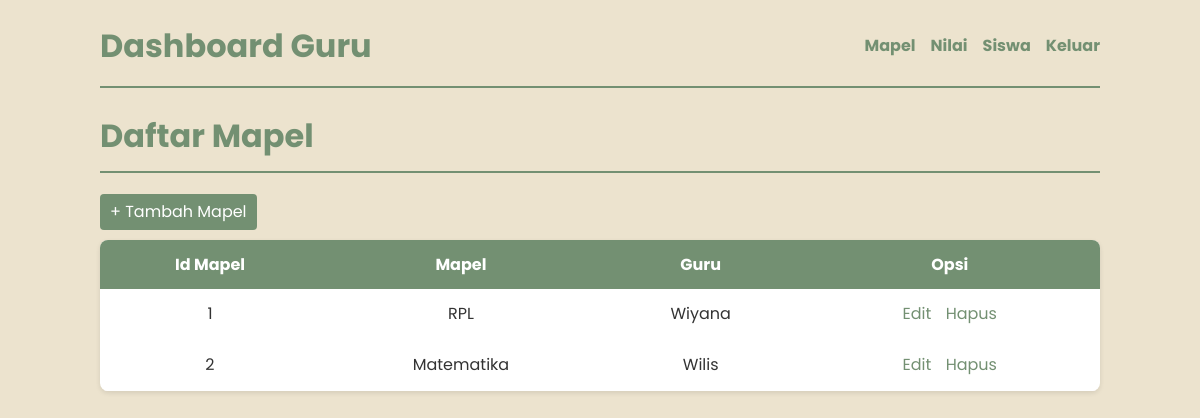
Screenshot of /mapel.php with the database file from the repository.
### tables this page shows
CREATE TABLE `mapel` (
  `id_mapel` int(11) NOT NULL,
  `nama_mapel` varchar(255) NOT NULL,
  `nama_guru` varchar(255) NOT NULL
);

### mapel.php (the view, shortened to what this page needs)
<!DOCTYPE html>
<html lang="id">
<head>
    <link rel="stylesheet" href="css/mapel.css">
</head>
<body>
    <header>
        <h1>Dashboard Guru</h1>
        <nav>
            <ul>
                <li><a href="mapel.php">Mapel</a></li>
                <li><a href="nilai.php">Nilai</a></li>
                <li><a href="siswa.php">Siswa</a></li>
                <li><a href="index.php">Keluar</a></li>
            </ul>
        </nav>
    </header>
    <main>
        <h1>Daftar Mapel</h1>
        <div class="data">
            <table>
                <ul>
                    <li> <a href="tambah_mapel.php">+ Tambah Mapel</a> </li>
                </ul>
                <tr>
                    <th>Id Mapel</th>
                    <th>Mapel</th>
                    <th>Guru</th>
                    <th>Opsi</th>
                </tr>
                <?php
                include 'koneksi.php';
                $siakad = mysqli_query($conn, "SELECT * FROM mapel");
                while ($d = mysqli_fetch_array($siakad)) {
                ?>
                    <tr>
                        <td><?php echo $d['id_mapel']; ?></td>
                        <td><?php echo $d['nama_mapel']; ?></td>
                        <td><?php echo $d['nama_guru']; ?></td>
                        <td>
                            <a href="edit_mapel.php?id=<?php echo $d['id_mapel']; ?>">Edit</a>
                            <a href="hapus_mapel.php?id=<?php echo $d['id_mapel']; ?>" onclick="return confirm('Apakah yakin ingin menghapus?')">Hapus</a>
                        </td>
                    </tr>
                <?php
                }
                ?>
            </table>
        </div>
    </main>
</body>
</html>

### css/mapel.css (style rules this page uses)
* { font-family: 'Poppins', sans-serif; }
body { line-height: 1.6; background-color: #ece3ce; color: #333; max-width: 1000px; margin: 0 auto; padding: 20px; }
header { display: flex; justify-content: space-between; align-items: center; border-bottom: 2px solid #739072; padding-bottom: 15px; margin-bottom: 20px; }
header h1 { color: #739072; margin: 0; }
nav ul { list-style: none; padding: 0; margin: 0; display: flex; gap: 15px; }
nav ul li a { text-decoration: none; color: #739072; font-weight: bold; }
main h1 { color: #739072; border-bottom: 2px solid #739072; padding-bottom: 10px; }
.data ul { list-style: none; padding: 0; margin-bottom: 10px; }
.data ul li a { display: inline-block; background-color: #739072; color: white; padding: 5px 10px; text-decoration: none; border-radius: 4px; }
table { width: 100%; border-collapse: separate; border-spacing: 0; background-color: #ffffff; box-shadow: 0 2px 5px rgba(0, 0, 0, 0.1); border-radius: 8px; overflow: hidden; }
table th { background-color: #739072; color: white; text-align: center; padding: 12px; }
table td { padding: 12px; text-align: center; border-bottom: 1px solid #ffffff; }
table td a { text-decoration: none; color: #739072; margin: 0 5px; }

### rows the page displays
mapel: id_mapel "1", nama_mapel "RPL", nama_guru "Wiyana"
mapel: id_mapel "2", nama_mapel "Matematika", nama_guru "Wilis"
